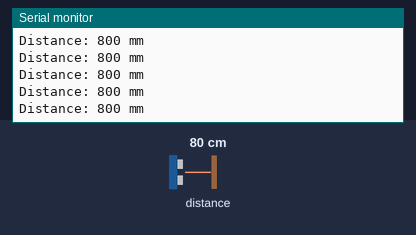
Simulated run of this sketch. Board: Arduino Zero (SAMD21). On the bench: the last lines printed to the serial monitor. The test bench sets the inputs (shaded band); at power-on: distance to the obstacle 80 cm.

Above: at 1.2 s.
1.3 s: distance to the obstacle set to 2 cm
At 1.36 s:
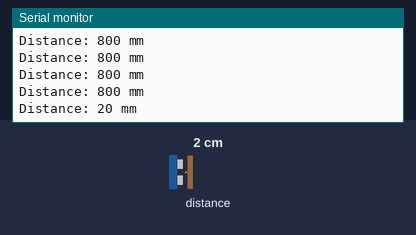
2.8 s: distance to the obstacle set to 4 cm
At 2.83 s:
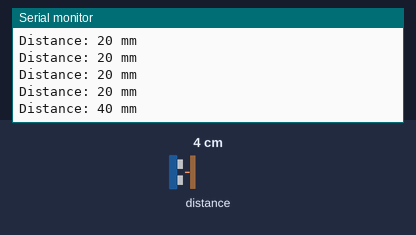
Timing chart, 0 to 5.8 s (numbered marks = the images above; inputs shaded):
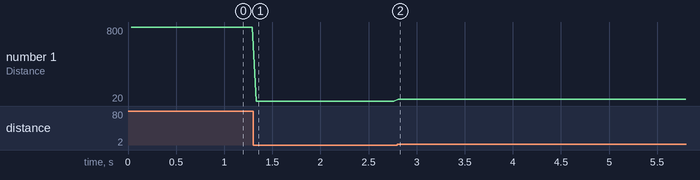

The sketch:

distance_sensor_test.ino
```cpp
#include "Adafruit_VL53L1X.h"

#define IRQ_PIN 2
#define XSHUT_PIN 3

Adafruit_VL53L1X vl53 = Adafruit_VL53L1X(XSHUT_PIN, IRQ_PIN);

void setup() {
  SerialUSB.begin(115200);
  while (!Serial) delay(10);

  SerialUSB.println(F("Adafruit VL53L1X sensor demo"));

  Wire.begin();
  if (! vl53.begin(0x29, &Wire)) {
    SerialUSB.print(F("Error on init of VL sensor: "));
    SerialUSB.println(vl53.vl_status);
    while (1)       delay(10);
  }
  SerialUSB.println(F("VL53L1X sensor OK!"));

  SerialUSB.print(F("Sensor ID: 0x"));
  SerialUSB.println(vl53.sensorID(), HEX);

  if (! vl53.startRanging()) {
    SerialUSB.print(F("Couldn't start ranging: "));
    SerialUSB.println(vl53.vl_status);
    while (1)       delay(10);
  }
  SerialUSB.println(F("Ranging started"));

  // Valid timing budgets: 15, 20, 33, 50, 100, 200 and 500ms!
  vl53.setTimingBudget(50);
  SerialUSB.print(F("Timing budget (ms): "));
  SerialUSB.println(vl53.getTimingBudget());

  /*
  vl.VL53L1X_SetDistanceThreshold(100, 300, 3, 1);
  vl.VL53L1X_SetInterruptPolarity(0);
  */
}

void loop() {
  int16_t distance;

  if (vl53.dataReady()) {
    // new measurement for the taking!
    distance = vl53.distance();
    if (distance == -1) {
      // something went wrong!
      SerialUSB.print(F("Couldn't get distance: "));
      SerialUSB.println(vl53.vl_status);
      return;
    }
    SerialUSB.print(F("Distance: "));
    SerialUSB.print(distance);
    SerialUSB.println(" mm");

    // data is read out, time for another reading!
    vl53.clearInterrupt();
  }
  delay(10);
}
```

Measured:
- after the input at 1.3 s, the serial monitor: prints a new line at once (image 1)
- after the input at 2.8 s, the serial monitor: prints a new line at once (image 2)
- plotted number 1: 800 → 20 after the input at 1.3 s, 20 → 40 after the input at 2.8 s
